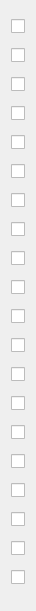
     <widget class="QWidget" name="verticalLayoutWidget_5">
      <property name="geometry">
       <rect>
        <x>244</x>
        <y>37</y>
        <width>21</width>
        <height>611</height>
       </rect>
      </property>
      <layout class="QVBoxLayout" name="verticalLayout_7">
       <item>
        <widget class="QCheckBox" name="render_set1">
         <property name="text">
          <string/>
         </property>
        </widget>
       </item>
       <item>
        <widget class="QCheckBox" name="render_set2">
         <property name="text">
          <string/>
         </property>
        </widget>
       </item>
       <item>
        <widget class="QCheckBox" name="render_set3">
         <property name="text">
          <string/>
         </property>
        </widget>
       </item>
       <item>
        <widget class="QCheckBox" name="render_set4">
         <property name="text">
          <string/>
         </property>
        </widget>
       </item>
       <item>
        <widget class="QCheckBox" name="render_set5">
         <property name="text">
          <string/>
         </property>
        </widget>
       </item>
       <item>
        <widget class="QCheckBox" name="render_set6">
         <property name="text">
          <string/>
         </property>
        </widget>
       </item>
       <item>
        <widget class="QCheckBox" name="render_set7">
         <property name="text">
          <string/>
         </property>
        </widget>
       </item>
       <item>
        <widget class="QCheckBox" name="render_set8">
         <property name="text">
          <string/>
         </property>
        </widget>
       </item>
       <item>
        <widget class="QCheckBox" name="render_set9">
         <property name="text">
          <string/>
         </property>
        </widget>
       </item>
       <item>
        <widget class="QCheckBox" name="render_set10">
         <property name="text">
          <string/>
         </property>
        </widget>
       </item>
       <item>
        <widget class="QCheckBox" name="render_set11">
         <property name="text">
          <string/>
         </property>
        </widget>
       </item>
       <item>
        <widget class="QCheckBox" name="render_set12">
         <property name="text">
          <string/>
         </property>
        </widget>
       </item>
       <item>
        <widget class="QCheckBox" name="render_set13">
         <property name="text">
          <string/>
         </property>
        </widget>
       </item>
       <item>
        <widget class="QCheckBox" name="render_set14">
         <property name="text">
          <string/>
         </property>
        </widget>
       </item>
       <item>
        <widget class="QCheckBox" name="render_set15">
         <property name="text">
          <string/>
         </property>
        </widget>
       </item>
       <item>
        <widget class="QCheckBox" name="render_set16">
         <property name="text">
          <string/>
         </property>
        </widget>
       </item>
       <item>
        <widget class="QCheckBox" name="render_set17">
         <property name="text">
          <string/>
         </property>
        </widget>
       </item>
       <item>
        <widget class="QCheckBox" name="render_set18">
         <property name="text">
          <string/>
         </property>
        </widget>
       </item>
       <item>
        <widget class="QCheckBox" name="render_set19">
         <property name="text">
          <string/>
         </property>
        </widget>
       </item>
       <item>
        <widget class="QCheckBox" name="render_set20">
         <property name="text">
          <string/>
         </property>
        </widget>
       </item>
      </layout>
     </widget>
